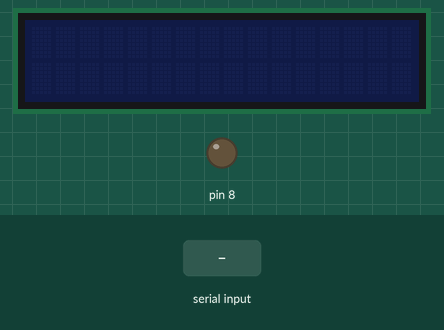
This sketch was run on a simulated Arduino Uno, built with avr-gcc and run on an emulated ATmega328P. Shown: 16×2 character LCD, output pins drawn as LEDs (lit = HIGH). The inputs (shaded band) are chosen by the test bench. What the sketch prints to the serial monitor is not drawn.

Above: at 1.2 s.
1.3 s: "5\n" received over Serial
At 2.1 s:
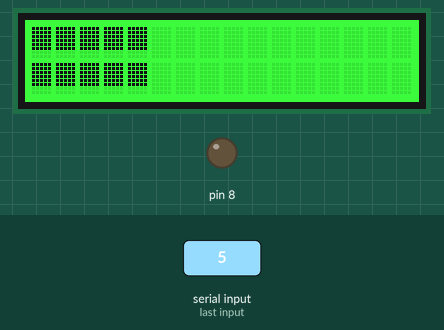
Timing chart, 0 to 4.3 s (numbered marks = the images above; inputs shaded):
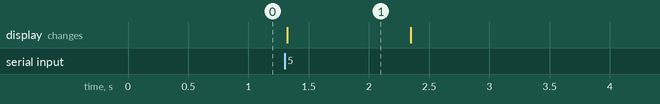

Measured:
- after the input at 1.3 s, the display: changes at once (image 1)
- what the display in image 1 shows lasts 1.0 s, from 1.3 s to 2.3 s

The sketch:

LCD_Serial.ino
```cpp
#include <rgb_lcd.h>

#include <Wire.h>

rgb_lcd lcd;

int level = 0;
int oldLevel = 0;

byte square[8] = {
   0b11111,
   0b11111,
   0b11111,
   0b11111,
   0b11111,
   0b11111,
   0b00000,
   0b00000
};

void setup() {

  Serial.begin(9600);

  // set up the LCD's number of columns and rows:
  lcd.begin(16, 2);
  lcd.createChar(0, square);
  // Print a message to the LCD.
  //lcd.print("hello, world!");

  lcd.setCursor(0 ,0);

  //Buzzer
  pinMode(8, OUTPUT);
  digitalWrite(8, LOW);
}


void loop() {

  if (Serial.available() > 0)
  {
    int in = Serial.parseInt();  //Read the data the user has input
    Serial.print("Received: ");
    Serial.println(in, DEC);

    if (in < 0 || in > 16){
      in = 0;
    }

    level = in;

    Serial.print("Level is now: ");
    Serial.println(level, DEC);
  }

  if (level != oldLevel){
    lcd.clear();
  }

  lcd.clear();
  if (level == 0)
  {
      clearLCD();
      digitalWrite(8, LOW);
  }
  else if (level < 6)
  {
    setGreen();
    digitalWrite(8, LOW);

  }
  else if ( level < 12)
  {
    setYellow();
    digitalWrite(8, LOW);

  }
  else
  {
    setRed();
    digitalWrite(8, HIGH);
  }

  for(int j = 0; j < 2; j++)
  {
    lcd.setCursor(0 ,j);
    for (int i = 0; i<level; i++)
    {
      lcd.write((unsigned char)0);
    }
  }

  oldLevel = level;
  //level = (level + 1) % 16;//for testing

  if (level >= 12){

    delay(1000);

  }else{

    delay(15);

  }
}


void setGreen()
{
  lcd.setRGB(0, 255, 0);
}
void setYellow()
{
  lcd.setRGB(255, 255, 0);
}
void setRed()
{
  lcd.setRGB(255, 0, 0);
}
void clearLCD()
{
   lcd.clear();
   lcd.setRGB(0, 0, 0);
}
```
